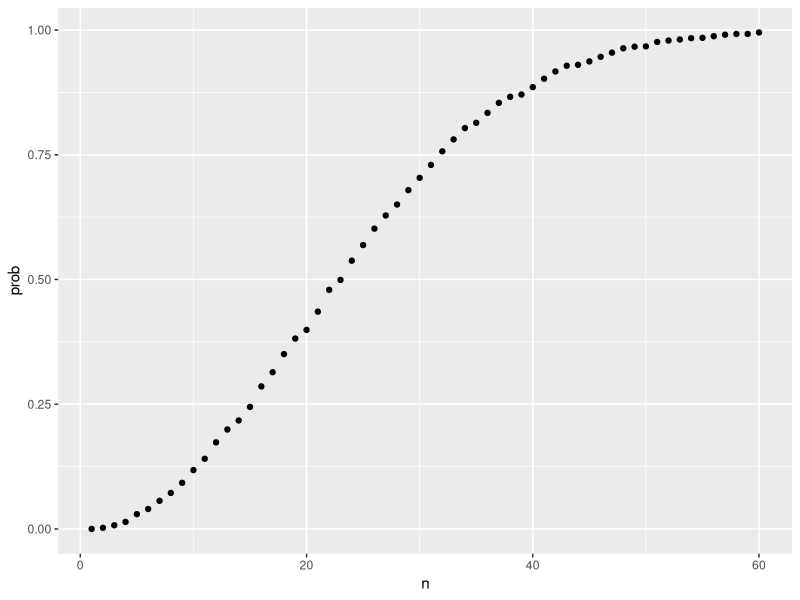
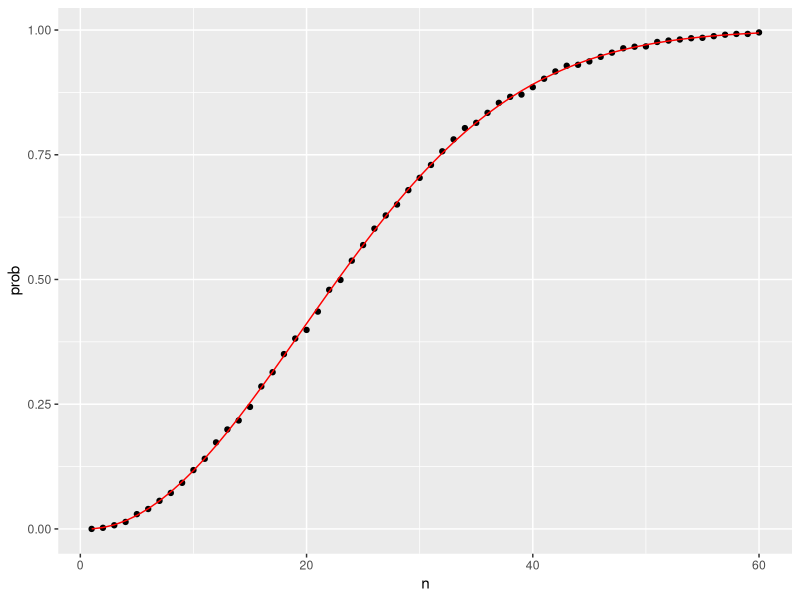
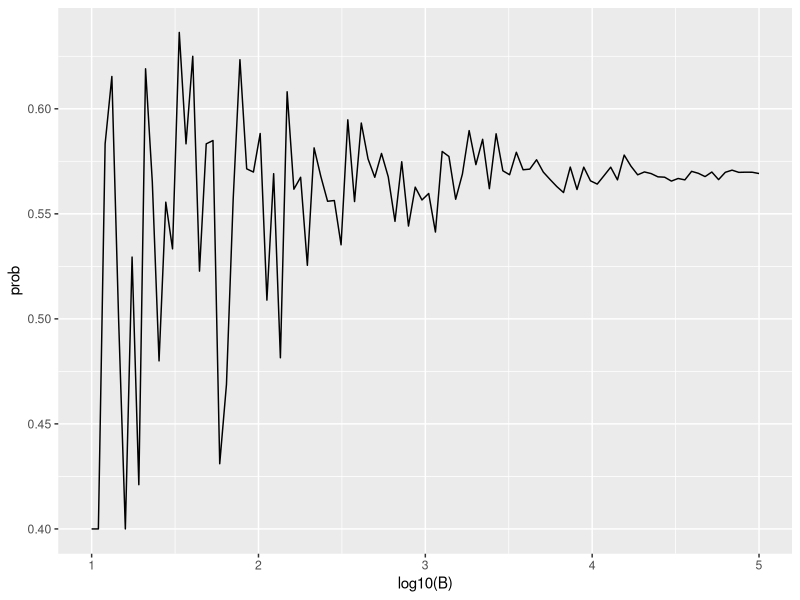
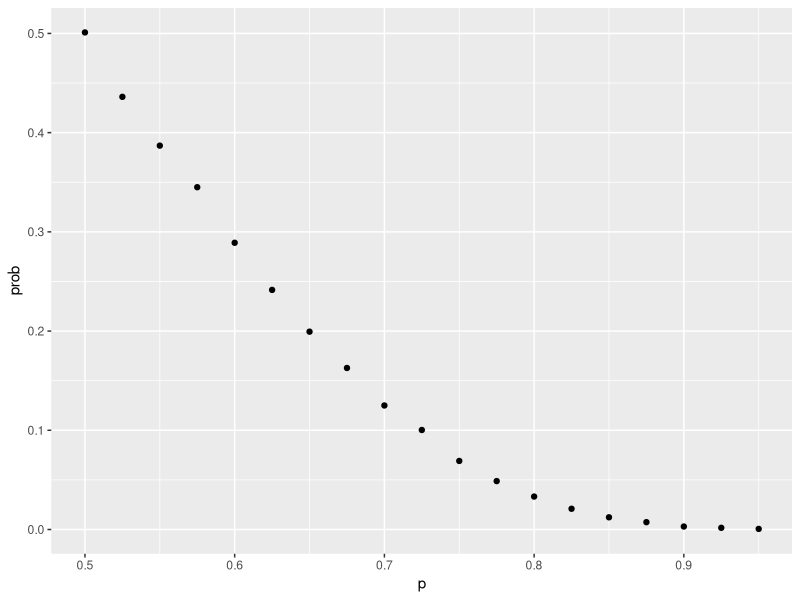
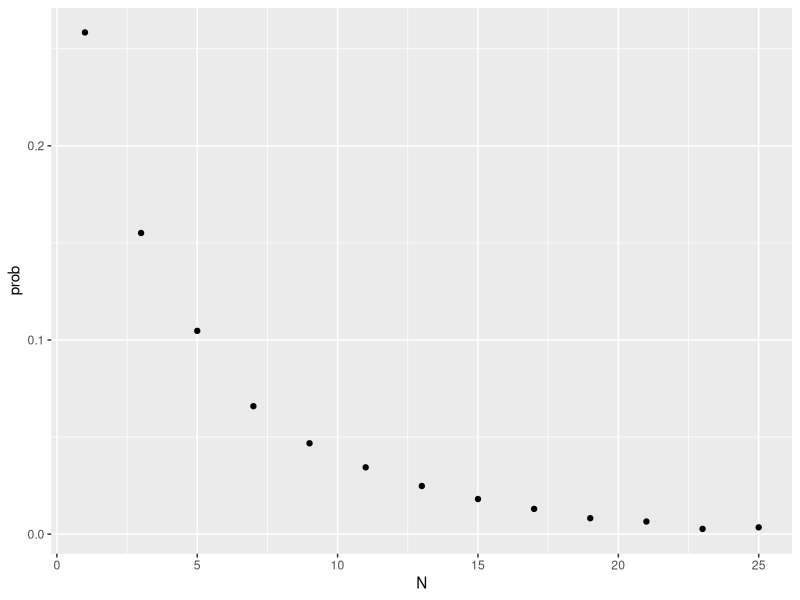

These figures' R source, in order:
## ---- chunk 1
beads <- rep(c("red", "blue"), times = c(2,3))
beads
#> [1] "red"  "red"  "blue" "blue" "blue"
## ---- chunk 2
sample(beads, 1)
#> [1] "blue"
## ---- chunk 3
B <- 10000
events <- replicate(B, sample(beads, 1))
## ---- chunk 4
tab <- table(events)
tab
#> events
#> blue  red 
#> 5950 4050
## ---- chunk 5
prop.table(tab)
#> events
#>  blue   red 
#> 0.595 0.405
## ---- chunk 6
set.seed(1986) 
## ---- chunk 7
?set.seed
## ---- chunk 8
sample(beads, 5)
#> [1] "red"  "blue" "blue" "blue" "red"
sample(beads, 5)
#> [1] "red"  "red"  "blue" "blue" "blue"
sample(beads, 5)
#> [1] "blue" "red"  "blue" "red"  "blue"
## ---- chunk 9
events <- sample(beads, B, replace = TRUE)
prop.table(table(events))
#> events
#>  blue   red 
#> 0.602 0.398
## ---- chunk 10
x <- sample(beads, 5)
## ---- chunk 11
x[2:5]
#> [1] "blue" "blue" "blue" "red"
## ---- chunk 12
number <- "Three"
suit <- "Hearts"
paste(number, suit)
#> [1] "Three Hearts"
## ---- chunk 13
paste(letters[1:5], as.character(1:5))
#> [1] "a 1" "b 2" "c 3" "d 4" "e 5"
## ---- chunk 14
expand.grid(pants = c("blue", "black"), shirt = c("white", "grey", "plaid"))
#>   pants shirt
#> 1  blue white
#> 2 black white
#> 3  blue  grey
#> 4 black  grey
#> 5  blue plaid
#> 6 black plaid
## ---- chunk 15
suits <- c("Diamonds", "Clubs", "Hearts", "Spades")
numbers <- c("Ace", "Deuce", "Three", "Four", "Five", "Six", "Seven", 
             "Eight", "Nine", "Ten", "Jack", "Queen", "King")
deck <- expand.grid(number=numbers, suit=suits)
deck <- paste(deck$number, deck$suit)
## ---- chunk 16
kings <- paste("King", suits)
mean(deck %in% kings)
#> [1] 0.0769
## ---- chunk 17
library(gtools)
permutations(3, 2)
#>      [,1] [,2]
#> [1,]    1    2
#> [2,]    1    3
#> [3,]    2    1
#> [4,]    2    3
#> [5,]    3    1
#> [6,]    3    2
## ---- chunk 18
all_phone_numbers <- permutations(10, 7, v = 0:9)
n <- nrow(all_phone_numbers)
index <- sample(n, 5)
all_phone_numbers[index,]
#>      [,1] [,2] [,3] [,4] [,5] [,6] [,7]
#> [1,]    1    3    8    0    6    7    5
#> [2,]    2    9    1    6    4    8    0
#> [3,]    5    1    6    0    9    8    2
#> [4,]    7    4    6    0    2    8    1
#> [5,]    4    6    5    9    2    8    0
## ---- chunk 19
hands <- permutations(52, 2, v = deck)
# 52개 중에서 2개를 순서있게 뽑아라, 소스는 deck 이다.
## ---- chunk 20
first_card <- hands[,1]
second_card <- hands[,2]
## ---- chunk 21
kings <- paste("King", suits)
sum(first_card %in% kings)
#> [1] 204
## ---- chunk 22
sum(first_card%in%kings & second_card%in%kings) / sum(first_card%in%kings)
#> [1] 0.0588
## ---- chunk 23
mean(first_card%in%kings & second_card%in%kings) / mean(first_card%in%kings)
#> [1] 0.0588
## ---- chunk 24
combinations(3,2)
#>      [,1] [,2]
#> [1,]    1    2
#> [2,]    1    3
#> [3,]    2    3
## ---- chunk 25
aces <- paste("Ace", suits)

facecard <- c("King", "Queen", "Jack", "Ten")
facecard <- expand.grid(number = facecard, suit = suits)
facecard <- paste(facecard$number, facecard$suit)

hands <- combinations(52, 2, v = deck)
mean(hands[,1] %in% aces & hands[,2] %in% facecard)
#> [1] 0.0483
## ---- chunk 26
mean((hands[,1] %in% aces & hands[,2] %in% facecard) |
       (hands[,2] %in% aces & hands[,1] %in% facecard))
#> [1] 0.0483
## ---- chunk 27
hand <- sample(deck, 2)
hand
#> [1] "Queen Clubs"  "Seven Spades"
## ---- chunk 28
(hands[1] %in% aces & hands[2] %in% facecard) | 
  (hands[2] %in% aces & hands[1] %in% facecard)
#> [1] FALSE
## ---- chunk 29
blackjack <- function(){
   hand <- sample(deck, 2)
  (hand[1] %in% aces & hand[2] %in% facecard) | 
    (hand[2] %in% aces & hand[1] %in% facecard)
}
## ---- chunk 30
blackjack()
#> [1] FALSE
## ---- chunk 31
B <- 10000
results <- replicate(B, blackjack())
mean(results)
#> [1] 0.0475
## ---- chunk 32
B <- 10000
monty_hall <- function(strategy){
  doors <- as.character(1:3)
  prize <- sample(c("car", "goat", "goat"))
  prize_door <- doors[prize == "car"]
  my_pick  <- sample(doors, 1)
  show <- sample(doors[!doors %in% c(my_pick, prize_door)],1)
  stick <- my_pick
  stick == prize_door
  switch <- doors[!doors%in%c(my_pick, show)]
  choice <- ifelse(strategy == "stick", stick, switch)
  choice == prize_door
}
stick <- replicate(B, monty_hall("stick"))
mean(stick)
#> [1] 0.342
switch <- replicate(B, monty_hall("switch"))
mean(switch)
#> [1] 0.668
## ---- chunk 33
n <- 50
bdays <- sample(1:365, n, replace = TRUE)
## ---- chunk 34
duplicated(c(1,2,3,1,4,3,5))
#> [1] FALSE FALSE FALSE  TRUE FALSE  TRUE FALSE
## ---- chunk 35
any(duplicated(bdays))
#> [1] TRUE
## ---- chunk 36
B <- 10000
same_birthday <- function(n){
  bdays <- sample(1:365, n, replace=TRUE)
  any(duplicated(bdays))
}
results <- replicate(B, same_birthday(50))
mean(results)
#> [1] 0.969
## ---- chunk 37
compute_prob <- function(n, B=10000){
  results <- replicate(B, same_birthday(n))
  mean(results)
}
## ---- chunk 38
n <- seq(1,60)
prob <- sapply(n, compute_prob)
## ---- chunk 39
library(tidyverse)
prob <- sapply(n, compute_prob)
qplot(n, prob)
## ---- chunk 40
exact_prob <- function(n){
  prob_unique <- seq(365,365-n+1)/365 
  1 - prod( prob_unique)
}
eprob <- sapply(n, exact_prob)
qplot(n, prob) + geom_line(aes(n, eprob), col = "red")
## ---- chunk 41
B <- 10^seq(1, 5, len = 100)
compute_prob <- function(B, n=25){
  same_day <- replicate(B, same_birthday(n))
  mean(same_day)
}
prob <- sapply(B, compute_prob)
qplot(log10(B), prob, geom = "line")
## ---- chunk 42
B <- 10000
balls <- rep(c("cyan", "magenta", "yellow"), times=c(3,5,7))
events <- sample(balls, B, replace = TRUE)
prop.table(table(events))
## ---- chunk 43
B <- 20000
events <- replicate(B, sample(balls, 2))
events <- paste(events[1,],events[2,])
mean(events %in% c('cyan magenta', 'cyan yellow'))
## ---- chunk 44
B <- 10000
events <- replicate(B, sample(balls, 2, replace = TRUE))
events <- paste(events[1,],events[2,])
mean(events %in% c('cyan magenta', 'cyan yellow'))
## ---- chunk 45
B <- 10000
games <- rep(c("w","l"), times = c(2,3))
events <- replicate(B, sample(games, 7, replace = TRUE))
events <- paste(events[1,],events[2,],events[3,],events[4,],events[5,],events[6,],events[7,])
1- mean(events %in% "l l l l l l l")
## ---- chunk 46
celtic_wins <- sample(c(0,1), 4, replace = TRUE, prob = c(0.6, 0.4))
## ---- chunk 47
B <- 10000
events <- replicate(B, sample(c(0,1), 4, replace= TRUE, prob = c(0.6, 0.4)))
mean(colSums(events) != 0)
## ---- chunk 48
B <- 10000
events <- replicate(B, sample(c(0,1),6, replace=TRUE, prob=c(0.5,0.5)))
events <- colSums(events)
mean(events >= 4)
## ---- chunk 49
prob_win <- function(p){
  B <- 10000
  result <- replicate(B, {
    b_win <- sample(c(1,0), 7, replace = TRUE, prob = c(1-p, p))
    sum(b_win)>=4
  })
  mean(result)
}
## ---- chunk 50
p <- seq(0.5, 0.95, 0.025)
prob <- sapply(p, prob_win)
qplot(p,prob)
## ---- chunk 51
prob_win <- function(N, p=0.75){
  B <- 10000
  result <- replicate(B, {
    b_win <- sample(c(1,0), N, replace = TRUE, prob = c(1-p, p))
    sum(b_win)>=(N+1)/2
  })
  mean(result)
}
## ---- chunk 52
N <- seq(1, 25, 2)
prob <- sapply(N, prob_win)
qplot(N,prob)
